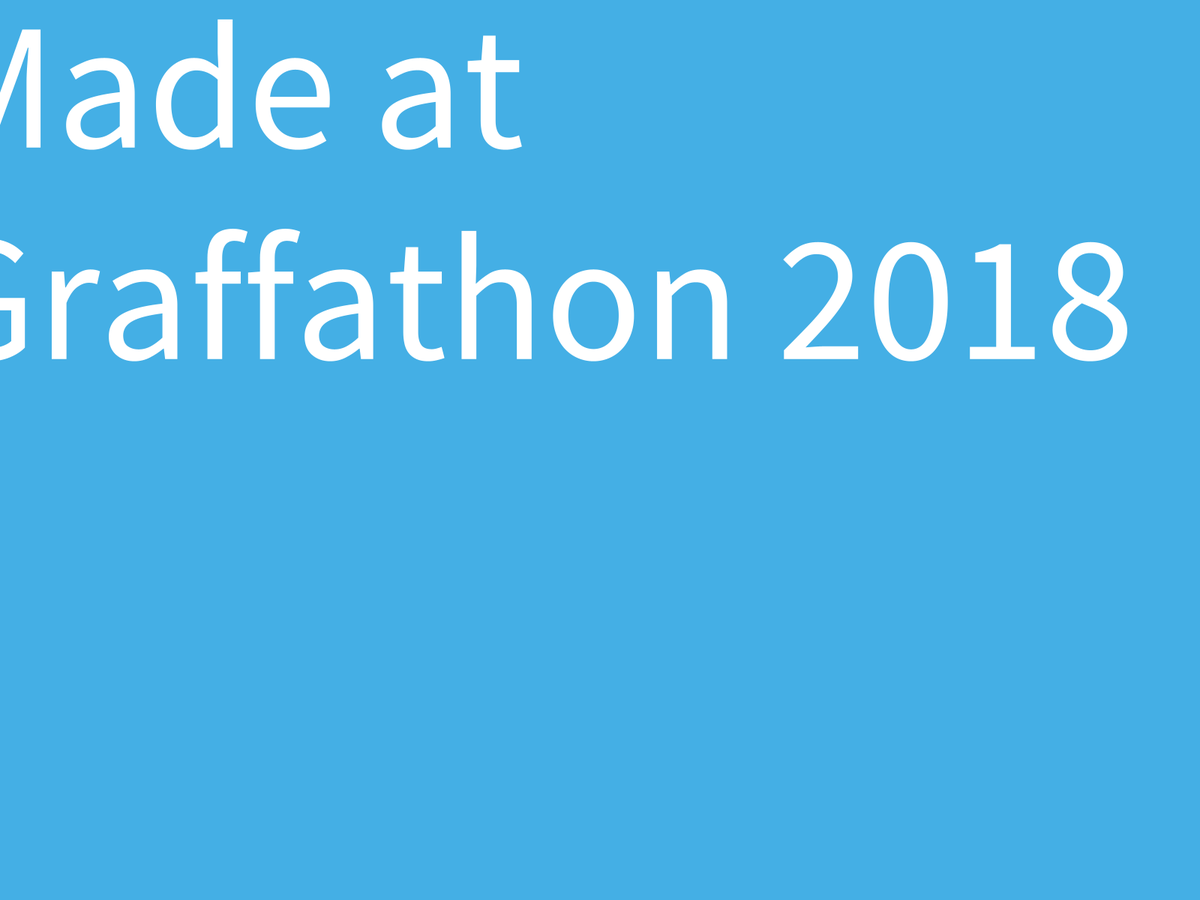
Frame 1 (no input)
Frame 60 (the mouse pressed at the canvas centre just before this capture): identical to frame 1, image omitted
Frame 120 (the mouse held since frame 60 and released just before this capture): identical to frame 1, image omitted

The Processing sketch that drew this single still picture (run headless with seeded random() and noise(); from frame 60 on, the mouse is pressed at the canvas centre):

// Processing sketch: example_text
// ── example_text.pde
void setup() {
  fullScreen();
  colorMode(HSB, 360, 100, 100);
  rectMode(CENTER);
}

void draw() {
  translate(width/2, height/2);
  scale(height/1000.0);

  background(200, 70, 90);

  fill(0, 0, 100);
  textSize(200);
  text("Made at Graffathon 2018", 0, 0, 1500, 960);
}
